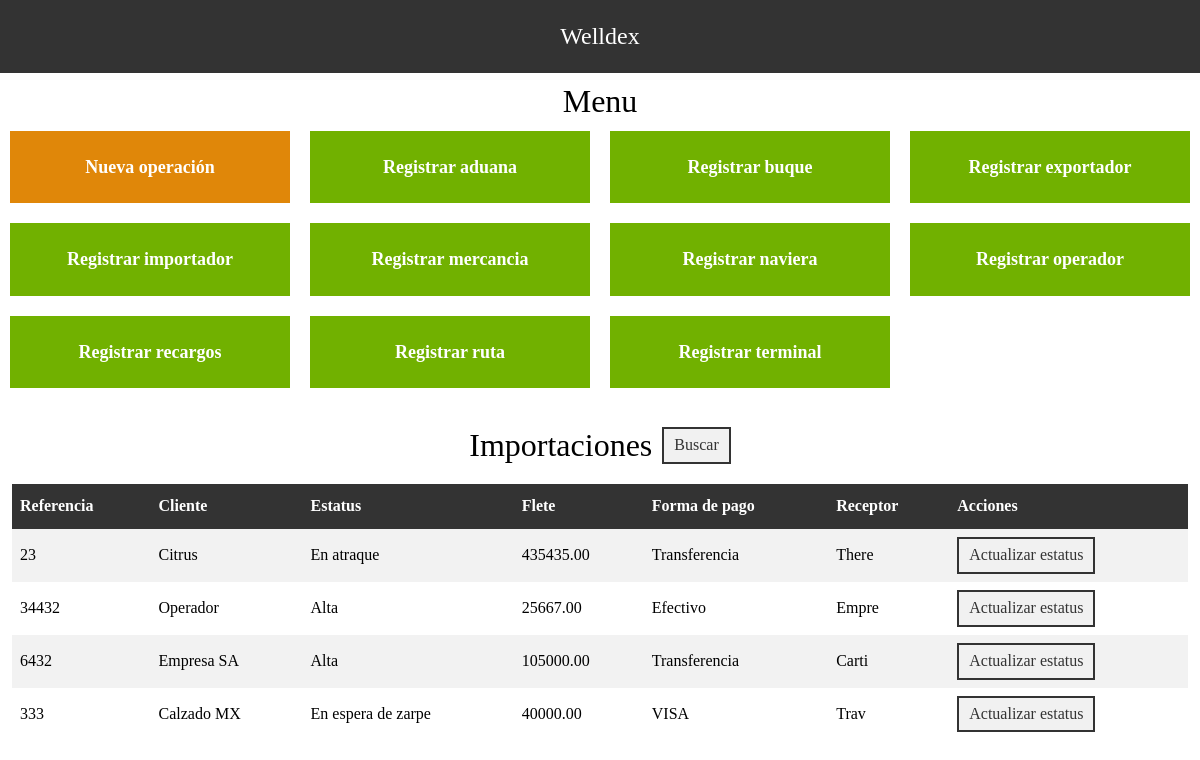
The page / on the database its author committed.
### classes/ActiveRecord.php (called while the page is built, shortened)
<?php
class ActiveRecord
{
    protected static $db;
    protected static $tabla = '';
    public static function setDB($database)
    {
        self::$db = $database;
    }
     public static function all(){
        $query = "SELECT * FROM " . static::$tabla;
        $resultado = self::consultarSQL($query);
        return $resultado;
     }
     public static function consultarSQL($query){
        $resultado = self::$db->query($query);
        $array = [];
        while($registro = $resultado->fetch_assoc()){
           $array[] = static::crearObjeto($registro);
        }
        return $array;
     }
     protected static function crearObjeto($registro){
        $objeto = new static;
      foreach($registro as $key => $value){
         if (property_exists($objeto, $key)) {
             $metodo = "set" . ucfirst($key);
             if (method_exists($objeto, $metodo)) {
                 $objeto->$metodo($value);
             }
         }
      }
        return $objeto;
     }
}

### classes/Operacion.php (called while the page is built, shortened)
<?php
class Operacion extends ActiveRecord
{
  private $id_operacion;
  private $referencia;
  private $flete;
  private $formaPago;
  private $cliente;
  private $receptor;
  private $estatus_id_estatus;
  public function __construct($args = [])
  {
    $this->id_operacion = $args['id_operacion'] ?? null;
    $this->referencia = $args['referencia'] ?? '';
    $this->flete = $args['flete'] ?? '';
    $this->formaPago = $args['formaPago'] ?? '';
    $this->cliente = $args['cliente'] ?? '';
    $this->receptor = $args['receptor'] ?? '';
    $this->estatus_id_estatus = $args['estatus_id_estatus'] ?? '';
  }
  public function getId_operacion()
  {
    return $this->id_operacion;
  }
  public function setId_operacion($id_operacion){
    $this->id_operacion = $id_operacion;
  }
  public function getReferencia()
  {
    return $this->referencia;
  }
  public function setReferencia($referencia){
    $this->referencia = $referencia;
  }
  public function getFlete()
  {
    return $this->flete;
  }
  public function setFlete($flete)
  {
    $this->flete = $flete;
  }
  public function getFormaPago(){
    return $this->formaPago;
  }
  public function setFormaPago($formaPago){
    $this->formaPago = $formaPago;
  }
  public function getCliente(){
    return $this->cliente;
  }
  public function setCliente($cliente){
    $this->cliente = $cliente;
  }
  public function getReceptor(){
    return $this->receptor;
  }
  public function setReceptor($receptor){
    $this->receptor = $receptor;
  }
  public function getEstatus_id_estatus(){
    return $this->estatus_id_estatus;
  }
  public function setEstatus_id_estatus($estatus_id_estatus){
    $this->estatus_id_estatus = $estatus_id_estatus;
  }
}

### index.php (the view, shortened to what this page needs)
<?php
$operaciones = Operacion::all();
?>
<!DOCTYPE html>
<html lang="en">
<head>
    <link rel="stylesheet" href="../src/css/style.css">
</head>
<body>
    <div class="header">
        <h1>Welldex</h1>
    </div>
    <h1>Menu</h1>
    <div class="menu">
        <div class="menu-item amarillo">
            <a href="admin/registrar-operacion.php">Nueva operación</a>
        </div>
        <div class="menu-item">
            <a href="admin/registrar-aduana.php">Registrar aduana</a>
        </div>
        <div class="menu-item">
            <a href="admin/registrar-buque.php">Registrar buque</a>
        </div>
        <div class="menu-item">
            <a href="admin/registrar-exportador.php">Registrar exportador</a>
        </div>
        <div class="menu-item">
            <a href="admin/registrar-importador.php">Registrar importador</a>
        </div>
        <div class="menu-item">
            <a href="admin/registrar-mercancia.php">Registrar mercancia</a>
        </div>
        <div class="menu-item">
            <a href="admin/registrar-naviera.php">Registrar naviera</a>
        </div>
        <div class="menu-item">
            <a href="admin/registrar-operador.php">Registrar operador</a>
        </div>
        <div class="menu-item">
            <a href="admin/registrar-recargos.php">Registrar recargos</a>
        </div>
        <div class="menu-item">
            <a href="admin/registrar-ruta.php">Registrar ruta</a>
        </div>
        <div class="menu-item">
            <a href="admin/registrar-terminal.php">Registrar terminal</a>
        </div>
    </div>
    <br>
    <div class="importaciones-buscar">
        <h1>Importaciones</h1>
        <a href="admin/buscar.php" class="boton">Buscar</a>
    </div>
    <table>
        <tr>
            <th>Referencia</th>
            <th>Cliente</th>
            <th>Estatus</th>
            <th>Flete</th>
            <th>Forma de pago</th>
            <th>Receptor</th>
            <th>Acciones</th>
        </tr>
        <?php foreach ($operaciones as $operacion) : ?>
            <tr>
                <td><?php echo $operacion->getReferencia(); ?></td>
                <td><?php echo $operacion->getCliente(); ?></td>
                <td>
                    <?php $estado = $operacion->getEstatus_id_estatus();
                    switch ($estado) {
                        case "1":
                            echo "Alta";
                            break;
                        case "2":
                            echo "En espera de zarpe";
                            break;
                        case "4":
                            echo "En atraque";
                            break;
                    }
                    ?>
                </td>
                <td><?php echo $operacion->getFlete(); ?></td>
                <td><?php echo $operacion->getFormaPago(); ?></td>
                <td><?php echo $operacion->getReceptor(); ?></td>
                <td>
                    <a href="admin/actualizar-estatus.php?id=<?php echo $operacion->getId_operacion(); ?>" class="boton">Actualizar estatus</a>
                </td>
            </tr>
        <?php endforeach; ?>
    </table>
</body>
</html>

### src/css/style.css (style rules this page uses)
html { font-size: 62.5%; box-sizing: border-box; }
*, *:before, *:after { box-sizing: inherit; margin: 0; padding: 0; }
body { font-size: 1.6rem; line-height: 1.8; }
h1 { text-align: center; font-weight: 300; }
.menu { display: grid; grid-template-columns: repeat(4, 1fr); grid-gap: 20px; margin: 0 1rem; }
.menu-item { background-color: #71B100; color: white; text-align: center; padding: 20px 0; }
.menu-item a { display: block; text-decoration: none; color: white; font-size: 18px; font-weight: bold; }
.amarillo { background-color: #E08709; }
.header { background-color: #333; color: white; padding: 15px; text-align: left; }
.header h1 { margin: 0; font-size: 24px; font-weight: normal; }
table { border-collapse: collapse; width: 98%; margin: 0 auto; }
th, td { text-align: left; padding: 8px; }
tr:nth-child(even) { background-color: #f2f2f2; }
th { background-color: #333; color: white; }
a.boton { display: inline-block; padding: 2px 10px; border: 2px solid #333; background-color: #f1f1f1; color: #333; text-decoration: none; font-size: 16px; cursor: pointer; }
.importaciones-buscar { display: flex; flex-direction: row; justify-content: center; gap: 1rem; align-items: center; margin-bottom: 1rem; }

### rows shown on the page
operaciones_importación: referencia "23", cliente "Citrus", shows "En atraque", flete "435435.00", formaPago "Transferencia", receptor "There"
operaciones_importación: referencia "34432", cliente "Operador", shows "Alta", flete "25667.00", formaPago "Efectivo", receptor "Empre"
operaciones_importación: referencia "6432", cliente "Empresa SA", shows "Alta", flete "105000.00", formaPago "Transferencia", receptor "Carti"
operaciones_importación: referencia "333", cliente "Calzado MX", shows "En espera de zarpe", flete "40000.00", formaPago "VISA", receptor "Trav"
